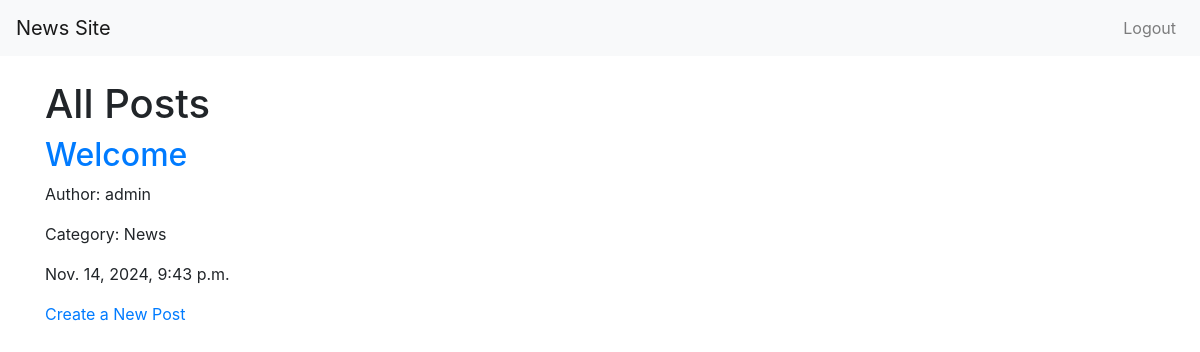
The app's page / (signed in) with its own data.
### posts/models.py (models this page shows, shortened)
class Post(models.Model):
    title = models.CharField(max_length=255)
    content = models.TextField()
    author = models.ForeignKey(User, on_delete=models.CASCADE)
    category = models.ForeignKey(Category, on_delete=models.SET_NULL, null=True, blank=True)
    created_at = models.DateTimeField(auto_now_add=True)
    updated_at = models.DateTimeField(auto_now=True)
    upvotes = models.IntegerField(default=0)
    downvotes = models.IntegerField(default=0)

class Category(models.Model):
    name = models.CharField(max_length=255)

### posts/views.py (the view)
# urls.py: path('', views.post_list, name='home'),  # List all posts (homepage)
def post_list(request):
    posts = Post.objects.all()
    return render(request, 'posts/post_list.html', {'posts': posts})

### posts/templates/posts/post_list.html
{% extends 'base.html' %}
{% block content %}
<h1>All Posts</h1>
{% for post in posts %}
    <div>
        <h2><a href="{% url 'post_detail' post.id %}">{{ post.title }}</a></h2>
        <p>Author: {{ post.author.username }}</p>
        <p>
            Category:
            {% if post.category %}
                {{ post.category.name }}
            {% else %}
                No Category
            {% endif %}
        </p>
        <p>{{ post.created_at }}</p>
    </div>
{% endfor %}
<a href="{% url 'create_post' %}">Create a New Post</a>
{% endblock %}

### records on screen
Post: title "Welcome", author.username "admin", category.name "News", created_at "Nov. 14, 2024, 9:43 p.m."
